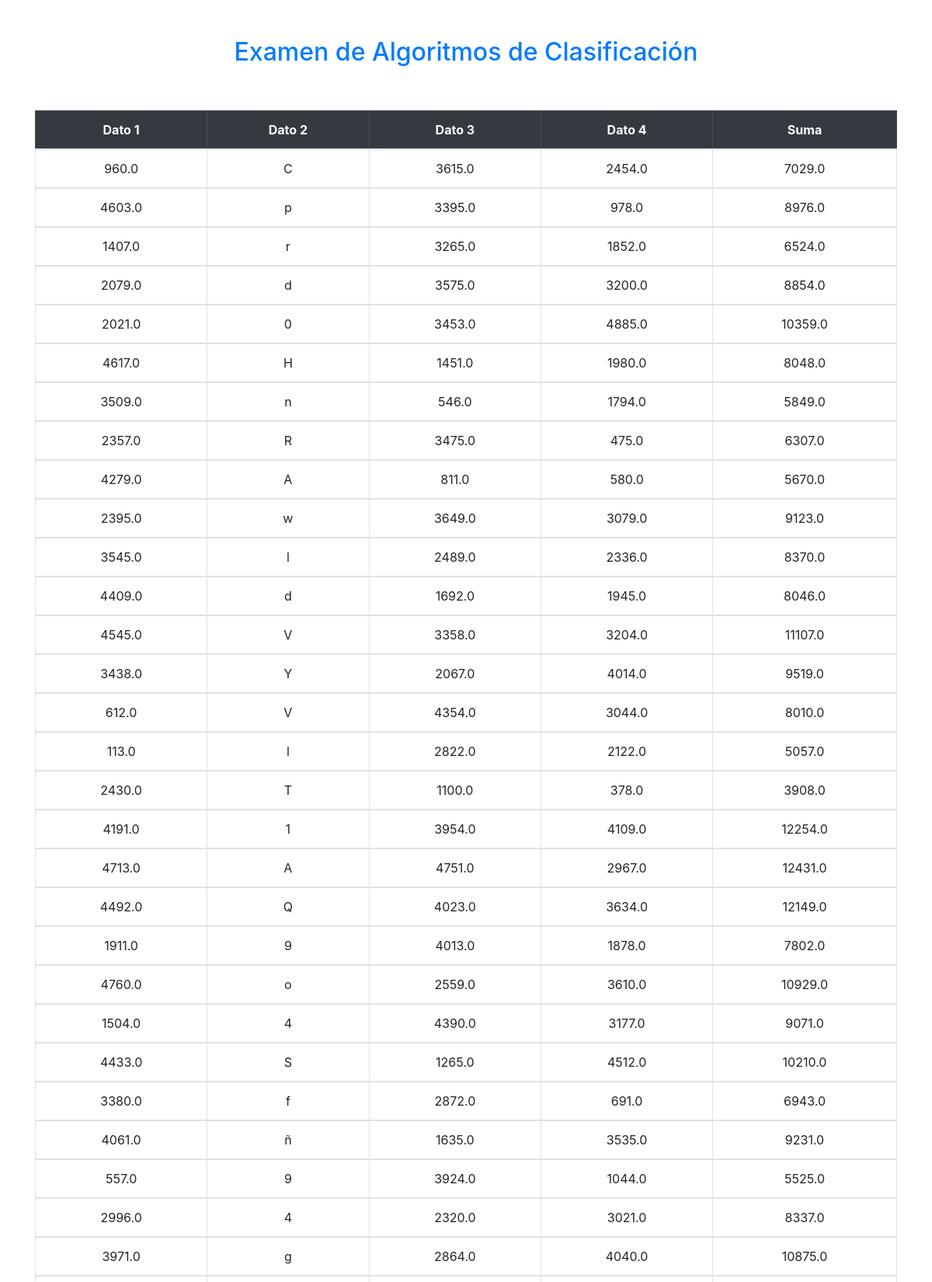
Screenshot of /blog/ (upper part) with the database file from the repository.
### blog/models.py (models this page shows, shortened)
class Post(models.Model):
    dato1=models.FloatField(blank=True, null=True)
    dato2=models.CharField(max_length=10)
    dato3=models.FloatField(blank=True, null=True)
    dato4=models.FloatField(blank=True, null=True)

### blog/views.py (the view)
# urls.py: path('', views.post_list, name='post_list'),
def post_list(request):
    posts= Post.objects.all()
    listaSuma=calculaSuma(posts)
    contexto=zip(posts,listaSuma)
    return render(request, 'blog/post_list.html', {'contexto':contexto})

### blog/views.py (called while the page is built)
def calculaSuma(l):
    listaSuma=[]
    for i in l:
        r=i.dato1+i.dato3+i.dato4
        listaSuma.append(r)
    return listaSuma

### blog/templates/blog/post_list.html (shortened to what this page needs)
<!DOCTYPE html>
<html lang="es">
<head>
    <link rel="stylesheet" href="https://stackpath.bootstrapcdn.com/bootstrap/4.4.1/css/bootstrap.min.css">
</head>
<body>
    <header>
        <br>
        <br>
        <h2 class="text-primary text-center">Examen de Algoritmos de Clasificación</h2>
        <br>
        <br>
    </header>
    <div class="container">
        <div class="row">
            <div class="col">
                <table class="table table-bordered text-center">
                    <thead class="table-dark text-white fw-lighter">
                        <tr>
                            <th>Dato 1</th>
                            <th>Dato 2</th>
                            <th>Dato 3</th>
                            <th>Dato 4</th>
                            <th>Suma</th>
                        </tr>
                    </thead>
                    {% for dat,sum in contexto %}
                    <tbody class="fw-lighter">
                        <tr>
                            <td>{{dat.dato1}}</td>
                            <td>{{dat.dato2}}</td>
                            <td>{{dat.dato3}}</td>
                            <td>{{dat.dato4}}</td>
                            <td>{{sum}}</td>
                        </tr>
                    </tbody>
                    {% endfor %}
                </table>
            </div>
        </div>
</body>
</html>

### rows the page displays
Post: dato1 "960.0", dato2 "C", dato3 "3615.0", dato4 "2454.0", sum "7029.0"
Post: dato1 "4603.0", dato2 "p", dato3 "3395.0", dato4 "978.0", sum "8976.0"
Post: dato1 "1407.0", dato2 "r", dato3 "3265.0", dato4 "1852.0", sum "6524.0"
Post: dato1 "2079.0", dato2 "d", dato3 "3575.0", dato4 "3200.0", sum "8854.0"
Post: dato1 "2021.0", dato2 "0", dato3 "3453.0", dato4 "4885.0", sum "10359.0"
Post: dato1 "4617.0", dato2 "H", dato3 "1451.0", dato4 "1980.0", sum "8048.0"
Post: dato1 "3509.0", dato2 "n", dato3 "546.0", dato4 "1794.0", sum "5849.0"
Post: dato1 "2357.0", dato2 "R", dato3 "3475.0", dato4 "475.0", sum "6307.0"
Post: dato1 "4279.0", dato2 "A", dato3 "811.0", dato4 "580.0", sum "5670.0"
Post: dato1 "2395.0", dato2 "w", dato3 "3649.0", dato4 "3079.0", sum "9123.0"
Post: dato1 "3545.0", dato2 "l", dato3 "2489.0", dato4 "2336.0", sum "8370.0"
Post: dato1 "4409.0", dato2 "d", dato3 "1692.0", dato4 "1945.0", sum "8046.0"
Post: dato1 "4545.0", dato2 "V", dato3 "3358.0", dato4 "3204.0", sum "11107.0"
Post: dato1 "3438.0", dato2 "Y", dato3 "2067.0", dato4 "4014.0", sum "9519.0"
Post: dato1 "612.0", dato2 "V", dato3 "4354.0", dato4 "3044.0", sum "8010.0"
Post: dato1 "113.0", dato2 "l", dato3 "2822.0", dato4 "2122.0", sum "5057.0"
Post: dato1 "2430.0", dato2 "T", dato3 "1100.0", dato4 "378.0", sum "3908.0"
Post: dato1 "4191.0", dato2 "1", dato3 "3954.0", dato4 "4109.0", sum "12254.0"
Post: dato1 "4713.0", dato2 "A", dato3 "4751.0", dato4 "2967.0", sum "12431.0"
Post: dato1 "4492.0", dato2 "Q", dato3 "4023.0", dato4 "3634.0", sum "12149.0"
Post: dato1 "1911.0", dato2 "9", dato3 "4013.0", dato4 "1878.0", sum "7802.0"
Post: dato1 "4760.0", dato2 "o", dato3 "2559.0", dato4 "3610.0", sum "10929.0"
Post: dato1 "1504.0", dato2 "4", dato3 "4390.0", dato4 "3177.0", sum "9071.0"
Post: dato1 "4433.0", dato2 "S", dato3 "1265.0", dato4 "4512.0", sum "10210.0"
Post: dato1 "3380.0", dato2 "f", dato3 "2872.0", dato4 "691.0", sum "6943.0"
Post: dato1 "4061.0", dato2 "ñ", dato3 "1635.0", dato4 "3535.0", sum "9231.0"
Post: dato1 "557.0", dato2 "9", dato3 "3924.0", dato4 "1044.0", sum "5525.0"
Post: dato1 "2996.0", dato2 "4", dato3 "2320.0", dato4 "3021.0", sum "8337.0"
Post: dato1 "3971.0", dato2 "g", dato3 "2864.0", dato4 "4040.0", sum "10875.0"
